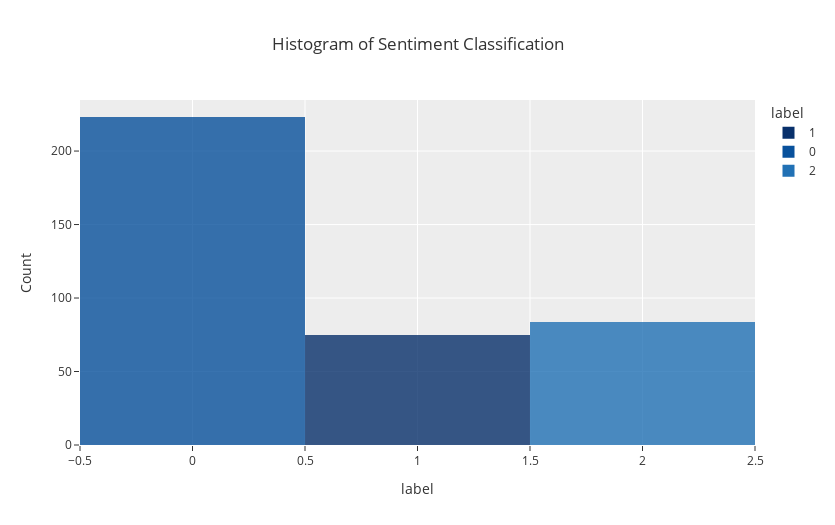

Write notebook code for a chart like this one.
### Code cell
import plotly.express as px
from plotly.subplots import make_subplots
import plotly.graph_objects as go
from plotly.offline import plot

# count of ratings
fig = px.histogram(df,
             x = 'label',
             title = 'Histogram of Sentiment Classification',
             template = 'ggplot2',
             color = 'label',
             color_discrete_sequence= px.colors.sequential.Blues_r,
             opacity = 0.8,
             height = 525,
             width = 835,
            )

fig.update_yaxes(title='Count')
fig.show()

### Figure 1 — Plotly figure (JSON) as saved in the notebook; plotly's stock layout.template omitted (floating-point values rounded to 4 significant figures; data arrays with more than 128 entries replaced by an {"elided": "..."} marker saying what was removed)
{"data": [{"alignmentgroup": "True", "bingroup": "x", "hovertemplate": "label=%{x}<br>count=%{y}<extra></extra>", "legendgroup": "1", "marker": {"color": "rgb(8,48,107)", "opacity": 0.8, "pattern": {"shape": ""}}, "name": "1", "offsetgroup": "1", "orientation": "v", "showlegend": true, "type": "histogram", "x": [1, 1, 1, 1, 1, 1, 1, 1, 1, 1, 1, 1, 1, 1, 1, 1, 1, 1, 1, 1, 1, 1, 1, 1, 1, 1, 1, 1, 1, 1, 1, 1, 1, 1, 1, 1, 1, 1, 1, 1, 1, 1, 1, 1, 1, 1, 1, 1, 1, 1, 1, 1, 1, 1, 1, 1, 1, 1, 1, 1, 1, 1, 1, 1, 1, 1, 1, 1, 1, 1, 1, 1, 1, 1, 1], "xaxis": "x", "yaxis": "y"}, {"alignmentgroup": "True", "bingroup": "x", "hovertemplate": "label=%{x}<br>count=%{y}<extra></extra>", "legendgroup": "0", "marker": {"color": "rgb(8,81,156)", "opacity": 0.8, "pattern": {"shape": ""}}, "name": "0", "offsetgroup": "0", "orientation": "v", "showlegend": true, "type": "histogram", "x": {"elided": "223 int values"}, "xaxis": "x", "yaxis": "y"}, {"alignmentgroup": "True", "bingroup": "x", "hovertemplate": "label=%{x}<br>count=%{y}<extra></extra>", "legendgroup": "2", "marker": {"color": "rgb(33,113,181)", "opacity": 0.8, "pattern": {"shape": ""}}, "name": "2", "offsetgroup": "2", "orientation": "v", "showlegend": true, "type": "histogram", "x": [2, 2, 2, 2, 2, 2, 2, 2, 2, 2, 2, 2, 2, 2, 2, 2, 2, 2, 2, 2, 2, 2, 2, 2, 2, 2, 2, 2, 2, 2, 2, 2, 2, 2, 2, 2, 2, 2, 2, 2, 2, 2, 2, 2, 2, 2, 2, 2, 2, 2, 2, 2, 2, 2, 2, 2, 2, 2, 2, 2, 2, 2, 2, 2, 2, 2, 2, 2, 2, 2, 2, 2, 2, 2, 2, 2, 2, 2, 2, 2, 2, 2, 2, 2], "xaxis": "x", "yaxis": "y"}], "layout": {"barmode": "relative", "height": 525, "legend": {"title": {"text": "label"}, "tracegroupgap": 0}, "title": {"text": "Histogram of Sentiment Classification"}, "width": 835, "xaxis": {"anchor": "y", "categoryarray": [1, 0, 2], "categoryorder": "array", "domain": [0, 1], "title": {"text": "label"}}, "yaxis": {"anchor": "x", "domain": [0, 1], "title": {"text": "Count"}}}}
